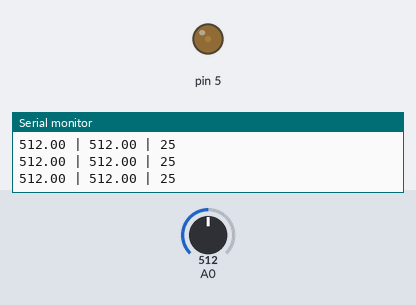
A sketch run on a simulated Arduino Uno, built with avr-gcc and run on an emulated ATmega328P. Shown: output pins drawn as LEDs (lit = HIGH), the last lines printed to the serial monitor. The test bench sets the inputs (shaded band); at power-on: A0 = 512.

Above: at 1.2 s.
1.3 s: A0 set to 716
At 1.47 s:
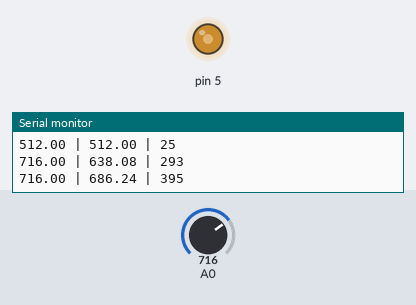
At 3.5 s:
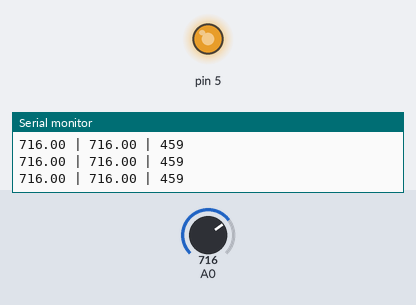
4.3 s: A0 set to 511
At 4.51 s:
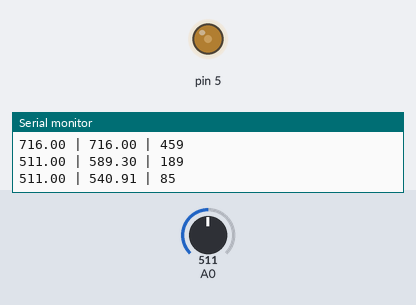
Timing chart, 0 to 7.3 s (numbered marks = the images above; inputs shaded):
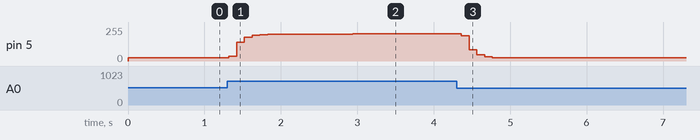

Measured:
- after the input at 1.3 s, pin 5: moves from 25/255 to 203/255 over 1.6 s, starting at once
- after the input at 4.3 s, pin 5: moves from 203/255 to 23/255 over 0.51 s, starting after 0.06 s

The sketch:

robotskull.ino
```cpp
//int lowest;
//int highest;
double PWM_value;

#include "KalmanFilter.h"

KalmanFilter kalmanFilter; // create with default parameters

void setup() {
  kalmanFilter.setState( getSomeValue() );
  // initialize serial communications (for debugging only):
  Serial.begin(9600);
  //lowest = 1000;
  //highest = 0;
  analogWrite(5, 0);
}

double getSomeValue()  {
    // return values in range 0..1023
    return analogRead(A0);
}

void loop() {
  // read the sensor:
  //int sensorReading = getSomeValue();

  double value = getSomeValue();
  kalmanFilter.correct(value);
  double correctedValue = kalmanFilter.getState();

  int PWM_value = map(correctedValue, 500, 620, 0, 255);

  Serial.print(value); Serial.print(" | "); Serial.print(correctedValue);
  Serial.print(" | "); Serial.println(PWM_value);

  //Serial.println(PWM_value);
  analogWrite(5, PWM_value);

  // delay in between reads for stability
  delay(100);
}
```

KalmanFilter.cpp
```cpp
/*
 * Kalman.cpp - Arduino Library for simple Kalman filter
 *
 * Created by Max Lunin http://max.lunin.info : <nut.code.monkey@gmail.com> on 27.09.13.
  * as part of Arduino automatization described at http://exotic-garden-at-home.blogspot.com
 * Released into the public domain.
 */

#include "KalmanFilter.h"

KalmanFilter::KalmanFilter(double q, double r, double f, double h) {
    F = f;
    Q = q;
    H = h;
    R = r;
}

double KalmanFilter::getX0() const {
    return x0;
}

double KalmanFilter::getP0() const {
    return p0;
}

double KalmanFilter::getF() const {
    return F;
}

double KalmanFilter::getQ() const {
    return Q;
}

double KalmanFilter::getH() const {
    return H;
}

double KalmanFilter::getR() const {
    return R;
}

double KalmanFilter::getState() const {
    return state;
}

void KalmanFilter::setState(double state) {
    this->state = state;
}

double KalmanFilter::getCovariance() const {
    return covariance;
}

void KalmanFilter::setCovariance(double covariance) {
    this->covariance = covariance;
}

void KalmanFilter::correct(double data) {
    x0 = F*state;
    p0 = F*F*covariance + Q;

    //measurement update - correction
    double K = (H*p0)/(H*p0*H + R);
    state = x0 + K*(data - H*x0);
    covariance = (1 - K*H)*p0;
}
```

KalmanFilter.h
```cpp
/*
 * kalmanFilter.h - Library for simple Kalman filter
 *
 * Created by Max Lunin http://max.lunin.info : <nut.code.monkey@gmail.com> on 27.09.13.
 * as part of Arduino automatization described at http://exotic-garden-at-home.blogspot.com
 * Released into the public domain.
 */

/*
    // Usage :
    KalmanFilter kalmanFilter; // create with default parameters

    kalmanFilter.setState(startValue);
    kalmanFilter.setCovariance(0.1);

    while (true)
    {
        double value = getValueFromSensor();
        kalmanFilter.correct(value);
        double correctedValue = kalmanFilter.getState();
    }
*/

#ifndef Kalman_Kalman_h
#define Kalman_Kalman_h

#include "Arduino.h"

// http://en.wikipedia.org/wiki/Kalman_filter

class KalmanFilter {
public:
    double getState() const;
    void setState(double state);

    void setCovariance(double covariance);

    KalmanFilter(double q = 1, double r = 1, double f = 1, double h = 1);

    void correct(double data);

public:
    double getCovariance() const;
    double getX0() const;
    double getP0() const;
    double getF() const;
    double getQ() const;
    double getH() const;
    double getR() const;

private:
    double x0; // predicted state
    double p0; // predicted covariance
    double F; // factor of real value to previous real value
    double Q; // measurement noise
    double H; // factor of measured value to real value
    double R; // environment noise
    double state;
    double covariance;
};

#endif
```
